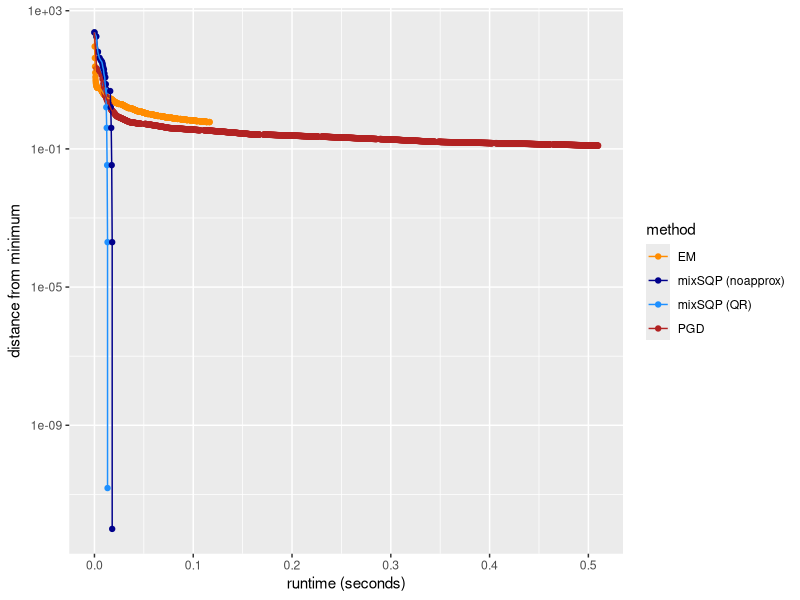

This figure's R source:
library(ggplot2)
library(cowplot)
dat <- read.csv("../output/simcompare2.csv")
# dat$robj <- pmax(1e-4,dat$robj)
p <- ggplot(dat,aes(x = time,y = robj,color = method)) +
    geom_point() +
    geom_line() +
    scale_y_log10() +
    scale_color_manual(values = c("darkorange","darkblue","dodgerblue",
                                  "firebrick")) +
    labs(x = "runtime (seconds)",
         y = "distance from minimum")
   
